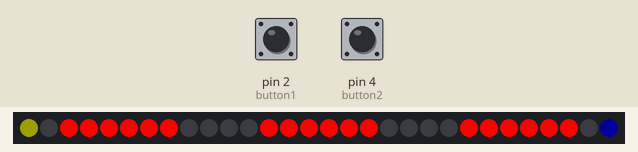
Bench run of a sketch on a simulated Arduino Uno, built with avr-gcc and run on an emulated ATmega328P. On the bench: 30 RGB LEDs in strip order, left to right. The inputs (shaded band) are chosen by the test bench; at power-on: pin 2 (button1) HIGH, pin 4 (button2) HIGH. Dim RGB values are drawn brighter than linear; what the sketch prints to the serial monitor is not drawn.

Above: at 0.1 s.
At 1.1 s:
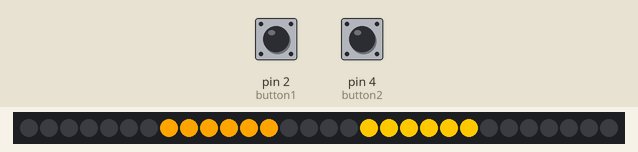
At 4.2 s:
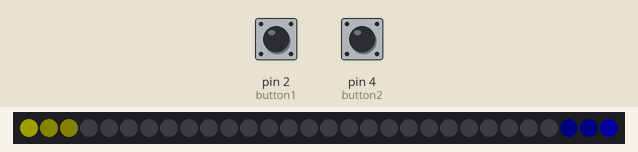
4.3 s: pin 2 (button1) pulled LOW for 0.15 s
5.9 s: pin 4 (button2) pulled LOW for 0.15 s
7.5 s: pin 2 (button1) pulled LOW for 1 s
10.0 s: pin 4 (button2) pulled LOW for 1 s
Timing chart, 0 to 13.0 s (numbered marks = the images above; inputs shaded):
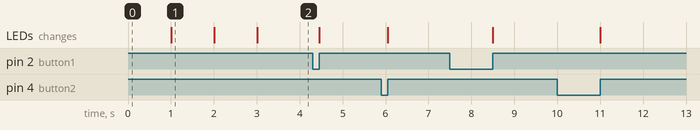

The sketch:

Kameha.ino
```cpp
// Kameha //////////////
// 15.11.2018 - Clément Gault
/*
  Petit jeu inspiré d'un célèbre manga/anim dramatique :
  Deux joueurs s'affrontent en lançant chacun
  un rayon d'énergie (kamehas) symbolisé par un ruban de leds (jaune pour le joueur 1 et bleu pour le joueur 2) :
  La puissance du rayon d'énergie est basé sur le principe d'appuyer
  de manière frénétique sur un bouton.
  -
  Montage :
    - Un bouton en pin 2
    - Un bouton en pin 4
    - Signal (DIN) du ruban en pin 6
    - 5v du ruban sur le + d'une alimentation externe en 5v
    - Masse (GND) du ruban sur le - de l'alim externe ET une pin GND de la carte Arduino
   Note : il faut aussi alimenter la carte (en USB par exemple)
   (voir Kameha_montage.jpg)
*/

// Ajout des bibliothèques :
#include <EasyButton.h>
#include <Adafruit_NeoPixel.h>

// Déclaration de deux objets EasyButton :
EasyButton button1(2);
EasyButton button2(4);

int nbLeds = 30; // nb de leds
// On déclare un objet Adafruit_NeoPixel "nommé strip" :
Adafruit_NeoPixel strip = Adafruit_NeoPixel(nbLeds, 6, NEO_GRB + NEO_KHZ800);

unsigned long p_millisJ1 = 0; // Temps où le ruban a changé d'état pour joueur 1
unsigned long p_millisJ2 = 0; // Pareil pour j2
unsigned long currentMillis = 0; // Temps actuel

int nLedJ1; // Numéro de la led dans l'avancement du rayon du joueur 1
int nLedJ2; // Pareil pour j2

int scTarget = 10; // Le nombre de fois qu'il faut appuyer sur un bouton pour mettre à jour le ruban
int sc1; // Score j1
int sc2; // etc.
int lumJ1 = 30; // Lumière Joueur 1
int lumJ2 = 30; // etc.
int delayJ1, delayJ2; // Intervalle animation leds j1 et j2

float a; // animation fin de partie
int ledWin;

// Variables booléennes pour passer d'une étape à l'autre durant une partie :
boolean chargeKameha = true; // Chargement : on appuie comme une brute pour charger son kameha
boolean launchKameha = false; // Lancement des kamehas des joueurs
boolean clashKameha = false; // Affrontement des kamehas (coeur du jeu)
boolean winKameha = false; // Animation de fin de partie

void setup() {
  Serial.begin(9600);
  // Initialisation des deux objets EasyButon :
  button1.begin();
  button2.begin();
  // Quand un bouton est pressé,
  // on appelle une fois une fonction dédiée (voir après le loop()) :
  button1.onPressed(onPressed1);
  button2.onPressed(onPressed2);

  nLedJ1 = 0; // n° de la led du joueur 1 au début
  nLedJ2 = strip.numPixels() - 1; // etc.

  strip.begin(); // Initialisation du ruban
  strip.setBrightness(255); // Configuration de la luminosité (entre 0 et 255)

  strip.setPixelColor(nLedJ1, lumJ1, lumJ1, 0); // Allume led du Joueur 1 au début
  strip.setPixelColor(nLedJ2, 0, 0, lumJ2); // Pareil j2

  // Animation du début du jeu, "3, 2, 1 !" lumineux
  startLeds(strip.numPixels(), 1000); // Voir onglet startLeds

}

void loop() {

  // On lit en boucle l'état du bouton :
  // quand il est pressé, il va lire la fonction
  // appelée en retour (voir après le loop()) :
  button1.read();
  button2.read();

  // Chargement des kameha de chaque joueur :
  if (chargeKameha == true) {
    strip.setPixelColor(0, lumJ1, lumJ1, 0); // la valeur des lumJ1 est donnée dans la fonction onPressed1()
    strip.setPixelColor(1, lumJ1 / 4, lumJ1 / 4, 0);
    strip.setPixelColor(2, lumJ1 / 6, lumJ1 / 6, 0);
    strip.setPixelColor(nLedJ2, 0, 0, lumJ2); // J2 // la valeur des lumJ2 est donnée dans la fonction onPressed2()
    strip.setPixelColor(nLedJ2 - 1, 0, 0, lumJ2 / 4);
    strip.setPixelColor(nLedJ2 - 2, 0, 0, lumJ2 / 6);
  }

  // Animation de lancement des kamehas de chaque joueur :
  if (launchKameha == true) {
    currentMillis = millis();
    if (currentMillis - p_millisJ1 >= delayJ1) { // delayJ1 est dans onPressed1(), dans if (chargeKameha == true) {
      p_millisJ1 = currentMillis;
      nLedJ1++; // quelle led j1
    }
    if (currentMillis - p_millisJ2 >= delayJ2) { // etc. pour j2
      p_millisJ2 = currentMillis;
      nLedJ2--; // quelle led j2
    }
    if (nLedJ1 + 1 == nLedJ2) { // Quand les deux leds des joueurs sont en contact, on passe à l'étape suivante
      launchKameha = false;
      clashKameha = true;
    }
    // Mise à jour des données des leds :
    for (int i = 0; i < strip.numPixels(); i++) { // la boucle for() est lue pour toutes les leds
      if (i == 0 || i == nLedJ1) { // Leds début rayon et fin de rayon j1
        strip.setPixelColor(i, lumJ1, lumJ1, 0);
      }
      if (i == strip.numPixels() - 1 || i == nLedJ2) { // Pareil j2
        strip.setPixelColor(i, 0, 0, lumJ2);
      }
      if (i < nLedJ1 && i != 0) { // Leds entre début et fin j1 (lunJ1/12 => intensité lumineuse moins forte)
        strip.setPixelColor(i, lumJ1 / 12, lumJ1 / 12, 0);
      }
      if (i > nLedJ2 && i != strip.numPixels() - 1) { // Pareil j2
        strip.setPixelColor(i, 0, 0, lumJ2 / 12);
      }
    }
  }

  // Affrontement des kamehas :
  if (clashKameha == true) {
    if (sc1 >= scTarget / 2 || sc2 >= scTarget / 2) { // Si un joueur a appuyé "scTarget/2 fois" sur son bouton
      if (sc1 > sc2) { // Si c'est le j1…
        nLedJ1++; // Rayon J1 se déplace vers la droite
        nLedJ2++; // Rayon J2 se déplace vers la gauche
        sc1 = 0; // On remet scores à jour
        sc2 = 0;
      } else if (sc2 > sc1) { // Si c'est le j2…
        nLedJ1--;
        nLedJ2--;
        sc1 = 0;
        sc2 = 0;
      }
    }

    // Mise à jour des données des leds :
    for (int i = 0; i < strip.numPixels(); i++) {
      if (i == 0 || i == nLedJ1) {
        strip.setPixelColor(i, lumJ1, lumJ1, 0);
      }
      if (i == strip.numPixels() - 1 || i == nLedJ2) {
        strip.setPixelColor(i, 0, 0, lumJ2);
      }
      if (i < nLedJ1 && i != 0) {
        strip.setPixelColor(i, lumJ1 / 12, lumJ1 / 12, 0);
      }
      if (i > nLedJ2 && i != strip.numPixels() - 1) {
        strip.setPixelColor(i, 0, 0, lumJ2 / 12);
      }
    }

    // Conditions de victoire :
    if (nLedJ1 >= strip.numPixels() - 4 || nLedJ2 <= 3) { // Si led fin de j1 est à 3 leds de led début j2, et réciproquement…
      winKameha = true;
    }
  }

  // Animation de fin :
  if (winKameha == true) {
    ledWin = abs(cos(a) * 255); // Note cos() renvoie une valeur entre -1 et 1 et abs() renvoie une valeur absolue (tjs positive)
    a += .01;
    if (nLedJ1 >= strip.numPixels() - 4) { // Victoire joueur 1
      for (int i = 0; i < strip.numPixels(); i++) {
        strip.setPixelColor(i, ledWin, ledWin, 0);
      }
    }
    if (nLedJ2 <= 3) { // Victoire joueur 2
      for (int i = 0; i < strip.numPixels(); i++) {
        strip.setPixelColor(i, 0, 0, ledWin);
      }
    }
  }

  strip.show(); // Pour envoyer les données dans le ruban, sans l'appel de cette fonction, le ruban ne change pas de couleur
}


// Fonction appelée quand on appuie sur le bouton 1 :
void onPressed1() {
  if (chargeKameha == true) {
    sc1++;
    lumJ1 = map(sc1, 0, scTarget, 30, 255);
    if (sc1 >= scTarget) { // Condition pour sortir de chargeKameha et aller à l'étape suivante
      delayJ1 = map(sc1, 0, scTarget, 120, 40); // l'intervalle pour passer à
      delayJ2 = map(sc2, 0, scTarget, 120, 40);
      sc1 = 0;
      sc2 = 0;
      chargeKameha = false;
      launchKameha = true;
    }
  }

  if (clashKameha == true) {
    sc1++;
  }

  Serial.print("Button 1 : ");
  Serial.print(sc1);
  Serial.print(" | Button 2 : ");
  Serial.println(sc2);

}

// Fonction appelée quand on appuie sur le bouton 2 :
// (voir les commentaires pour le bouton 1)
void onPressed2() {
  if (chargeKameha == true) {
    sc2++;
    lumJ2 = map(sc2, 0, scTarget, 30, 255);
    if (sc2 >= scTarget) {
      delayJ1 = map(sc1, 0, scTarget, 120, 40);
      delayJ2 = map(sc2, 0, scTarget, 120, 40);
      sc2 = 0;
      sc1 = 0;
      chargeKameha = false;
      launchKameha = true;
    }
  }

  if (clashKameha == true) {
    sc2++;
  }

  Serial.print("Button 1 : ");
  Serial.print(sc1);
  Serial.print(" | Button 2 : ");
  Serial.println(sc2);

}
```

startLeds.ino
```cpp
void startLeds(int n, int d) { // n : nb de leds, d : delai en ms entre le 3, 2 et 1

  // "3" en rouge
  for (int i = 2; i < n / 5 + 2; i++) {
    strip.setPixelColor(i, 255, 0, 0); // strip.setPixelColor(quelle led ?, rouge, vert, bleu); la première led c'est la 0, etc.
  }
  for (int i = n / 2 - n / 10; i < n / 2 + n / 10; i++) {
    strip.setPixelColor(i, 255, 0, 0);
  }
  for (int i = n - 3; i > n - 3 - n / 5; i--) {
    strip.setPixelColor(i, 255, 0, 0);
  }


  strip.show(); // Pour envoyer les données dans le ruban, sans l'appel de cette fonction, le ruban ne change pas de couleur
  delay(d);

  strip.clear(); // On éteint toutes les leds
  strip.show();
  delay(1); // Pour avoir le temps d'envoyer les données dans les leds

  // "2" en orange
  for (int i = n / 3 - n / 10; i < n / 3 + n / 10; i++) {
    strip.setPixelColor(i, 255, 165, 0);
  }
  for (int i = 2 * (n / 3) - n / 10; i < 2 * (n / 3) + n / 10; i++) {
    strip.setPixelColor(i, 255, 200, 0);
  }
  strip.show();
  delay(d);

  strip.clear();
  strip.show();
  delay(1);

  // "1" en vert
  for (int i = n / 2 - n / 10; i < n / 2 + n / 10; i++) {
    strip.setPixelColor(i, 0, 255, 0);
  }
  strip.show();
  delay(d);

  strip.clear();
  strip.show();
  delay(1);


}
```

Measured:
- what the display in image 1 shows lasts 1.0 s, from 1.0 s to 2.0 s
